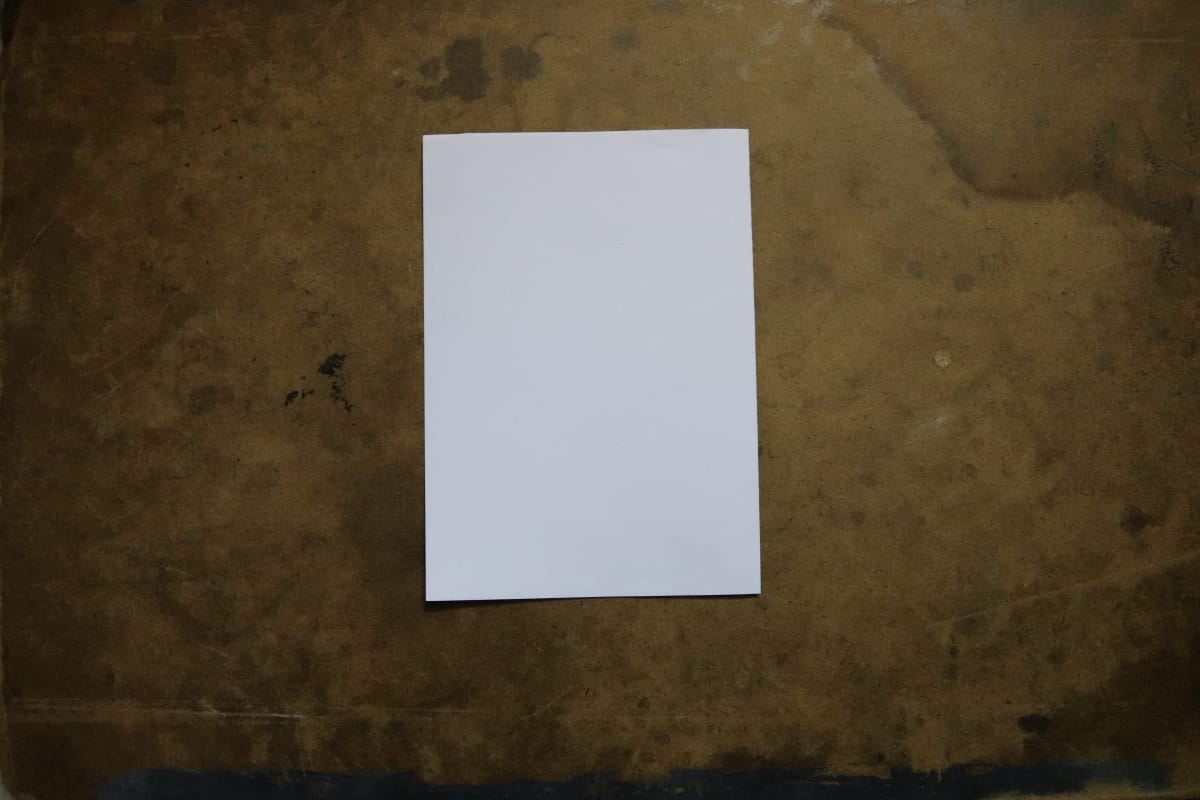
#> input picture A4 edge detection/1.jpeg, 1200 x 800 px
$ python measureSize.py
#> lines starting #> are read from the running program, lines starting #| are printed output that depends on the picture; after the words box and inside, x2 and y2 are one past the last pixel; in counts of white or black regions, pixels touching at a corner belong together; long printed decimals are rounded
# -*- coding: utf-8 -*-
"""
Created on Thu Apr 23 22:12:18 2020

@author: ADMIN
"""

import cv2 as cv
import numpy as np
from imutils import perspective
from scipy.spatial import distance as dist

orgImg = cv.imread("1.jpeg")
#> orgImg is the input picture: shape (800, 1200, 3); mean B, G, R 58.2, 76.8, 89
img = orgImg.copy()
cv.imshow("Image",img)
grayScale = cv.cvtColor(img,cv.COLOR_BGR2GRAY)
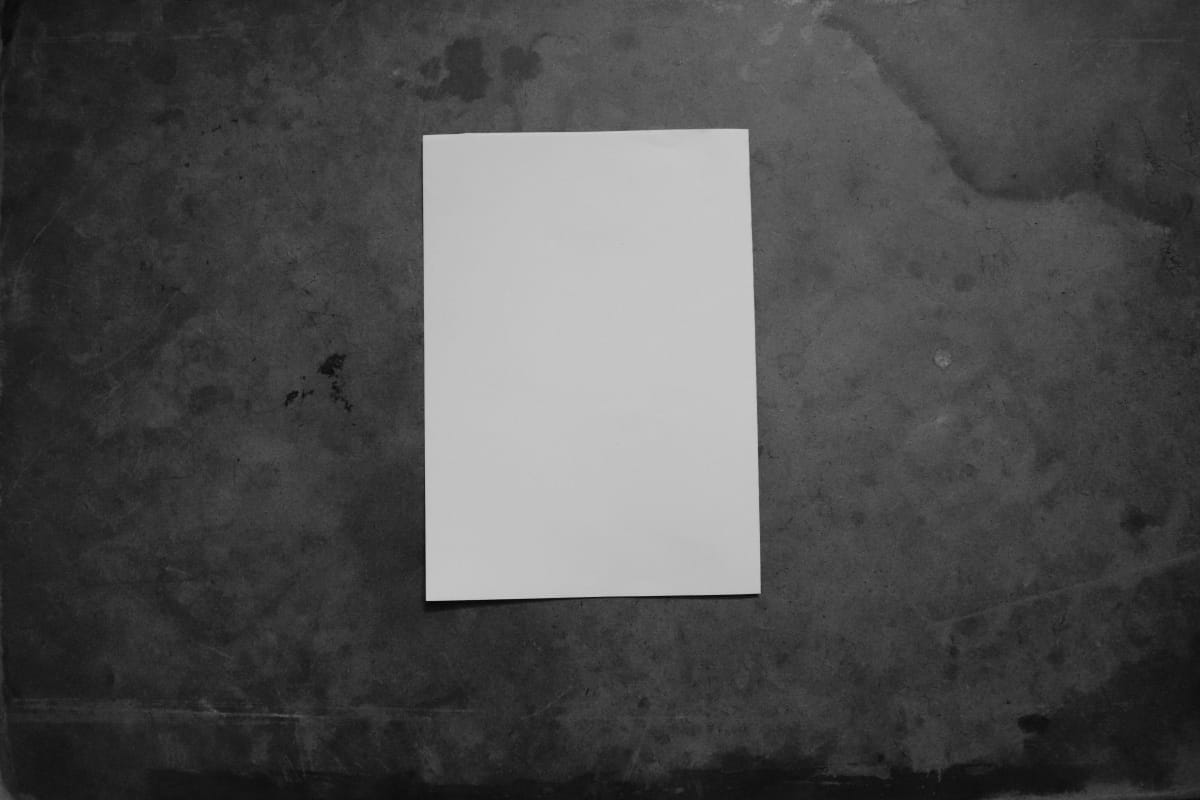
#> grayScale: shape (800, 1200); min 1, max 207, mean 78.3
cv.imshow("GrayScaleImage",grayScale)
ret,thresh = cv.threshold(grayScale,127,255,cv.THRESH_BINARY)
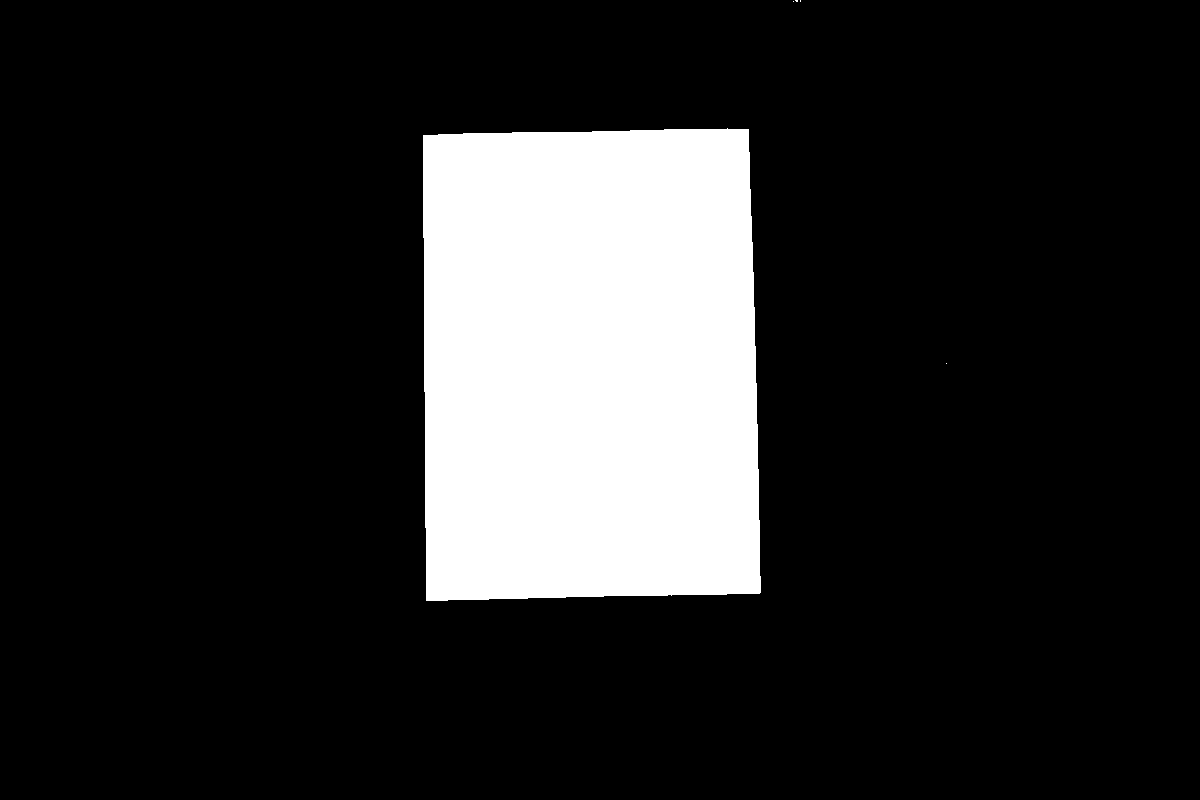
#> thresh: shape (800, 1200); 16.1% white; 5 white regions (4 under 20 px)
cv.imshow("Thresh Image",thresh)
contours, hierarchy = cv.findContours(thresh, cv.RETR_TREE, cv.CHAIN_APPROX_SIMPLE)
#> contours = 5 contours, 4 with area under 20; largest, box (x1, y1, x2, y2) and area: (423, 128, 761, 601) 153492
for contour in contours:
    if cv.contourArea(contour) > 100:
        rect = cv.minAreaRect(contour)
        box = cv.boxPoints(rect)
        box = np.array(box, dtype = "int")
        print(box)
        box = perspective.order_points(box)
        print(box)
        (topLeft, topRight, bottomRight, bottomLeft) = box
        height = dist.euclidean(topLeft,bottomLeft)
        width = dist.euclidean(topLeft,topRight)
        print("Height:{} Width:{}".format(height,width))
#> this loop made 5 passes
#> (rect, topLeft, topRight, bottomRight, bottomLeft, height, width) on pass 2: (((588.6, 363.8), (334.5, 466.6), -1.13), [416, 133], [751, 127], [760, 593], [426, 600], 467.1, 335.1)
#> contour on passes 1, 3, 4, 5: [[946, 363]], [[793, 1]], [[800, 0], [800, 1]], [[795, 0], [796, 1], [797, 1], [797, 0]]
#| [[426 600]
#|  [416 133]
#|  [751 127]
#|  [760 593]]
#| [[416. 133.]
#|  [751. 127.]
#|  [760. 593.]
#|  [426. 600.]]
#| Height:467.107 Width:335.054
cv.drawContours(orgImg, contours, -1, (0,255,0), 3)
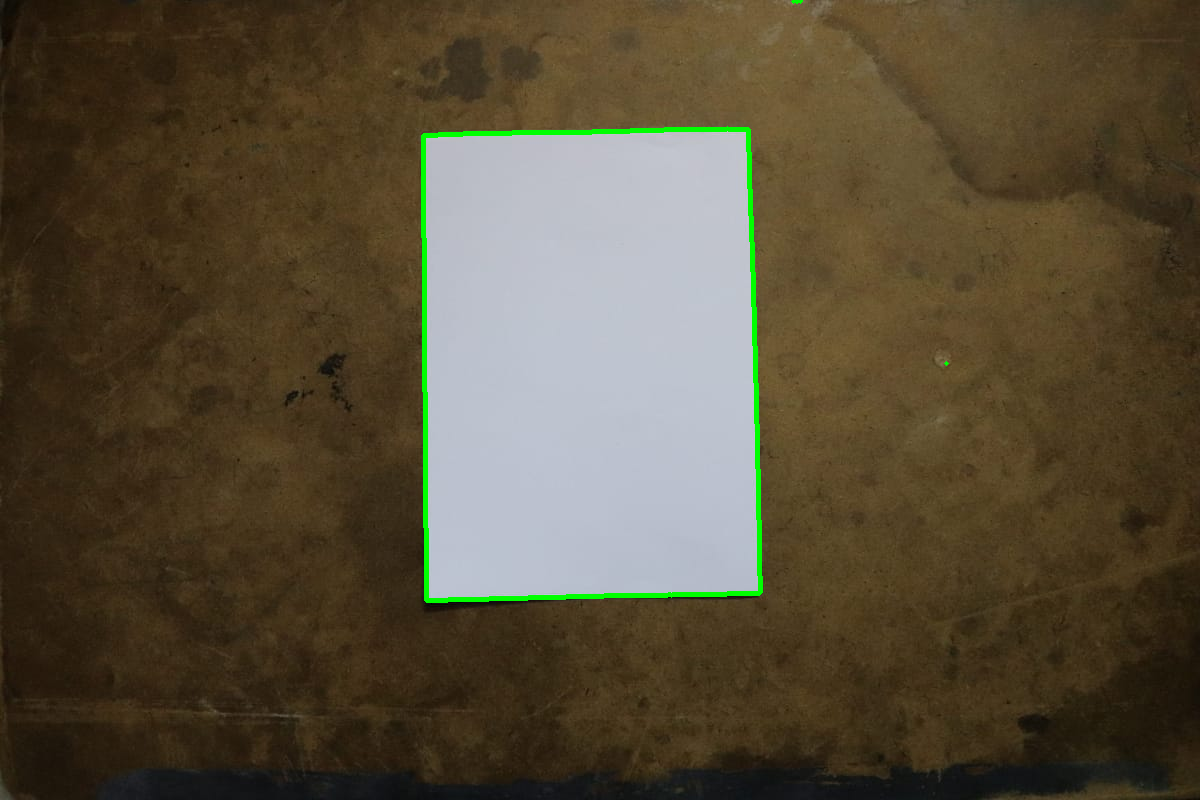
#> orgImg: shape (800, 1200, 3); 0.83% of pixels changed, all inside (x1, y1, x2, y2) = (421, 0, 949, 603)
cv.imshow("contours",orgImg)

cv.waitKey(0)
cv.destroyAllWindows()
